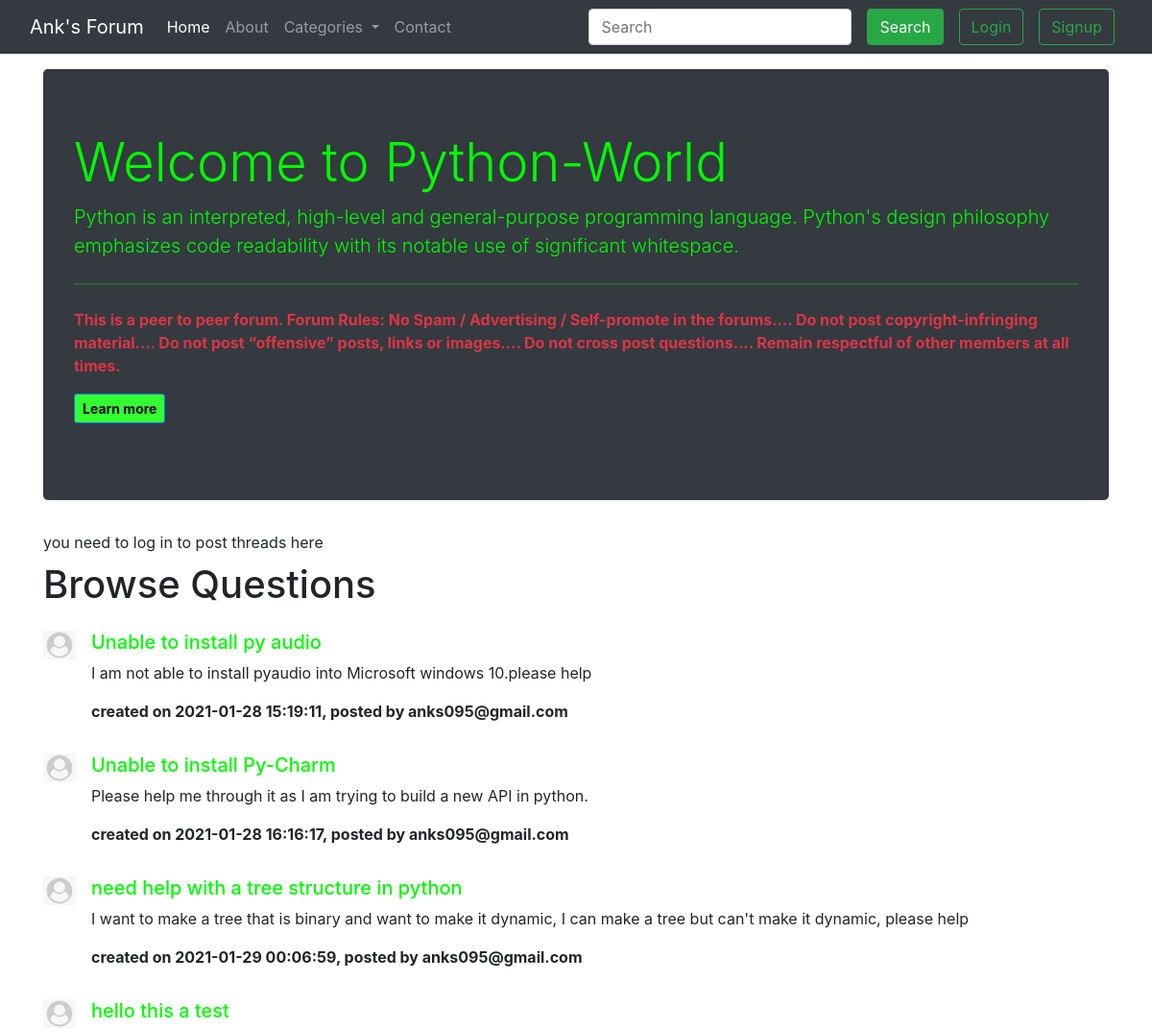
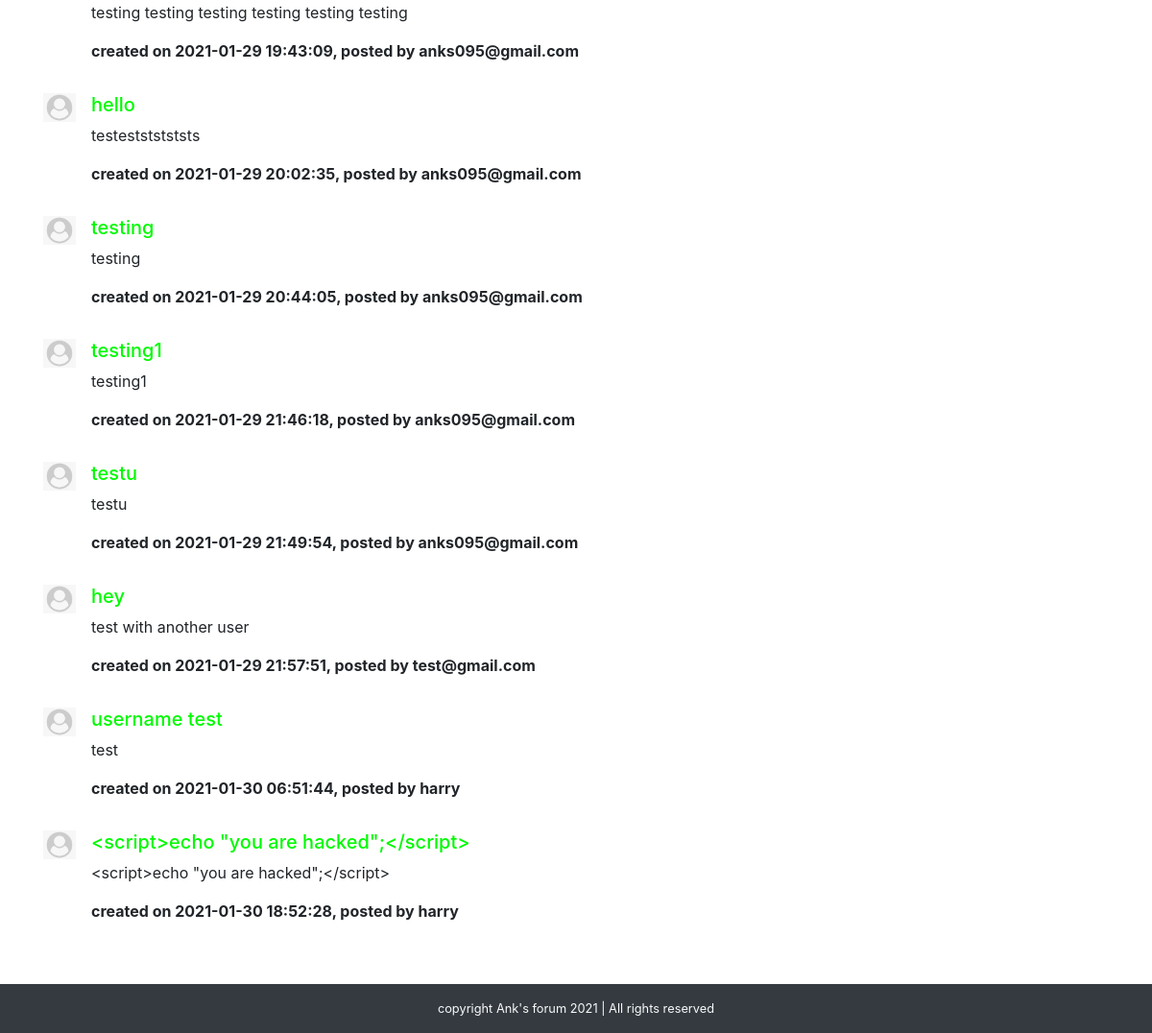
The page /threadList.php?catid=1 on the database its author committed (2 pictures, top to bottom).
### tables this page shows
CREATE TABLE `categories` (
  `category_id` int(8) NOT NULL,
  `category_name` varchar(500) NOT NULL,
  `category_description` varchar(500) NOT NULL,
  `created` datetime NOT NULL DEFAULT current_timestamp()
);

CREATE TABLE `threads` (
  `thread_id` int(7) NOT NULL,
  `thread_title` varchar(255) NOT NULL,
  `thread_description` text NOT NULL,
  `thread_cat_id` int(7) NOT NULL,
  `thread_user_id` int(7) NOT NULL,
  `timestamp` datetime NOT NULL DEFAULT current_timestamp()
);

CREATE TABLE `users` (
  `sno` int(8) NOT NULL,
  `user_email` varchar(30) NOT NULL,
  `user_password` varchar(255) NOT NULL,
  `timestamp` datetime NOT NULL DEFAULT current_timestamp()
);

### threadList.php (the view, shortened to what this page needs)
<!doctype html>
<html lang="en">
<head>
    <link href="https://cdn.jsdelivr.net/npm/bootstrap@5.0.0-beta1/dist/css/bootstrap.min.css" rel="stylesheet">
    <link rel="stylesheet" href="https://cdn.jsdelivr.net/npm/bootstrap@4.6.0/dist/css/bootstrap.min.css">
    <link rel="stylesheet" href="style.css">
</head>
<body>
    <?php include 'partial/_header.php'; ?>
    <?php
    $id = $_GET['catid'];
    $sql = "SELECT * FROM `categories` WHERE category_id=$id";
    $result = mysqli_query($conn, $sql);
    while ($row = mysqli_fetch_assoc($result)) {
        $categoryname = $row['category_name'];
        $categorydesc = $row['category_description'];
        $buttonstyleid = $row['category_id'];
    }
    ?>
    <div class="container my-3">
        <div class="jumbotron bg-dark font-weight-bold" id="<?php echo "cat".$id; ?>">
            <h1 class="display-4">Welcome to <?php echo $categoryname; ?>-World</h1>
            <p class="lead"><?php echo $categorydesc; ?></p>
            <hr class="my-4">
            <p class="text-danger">This is a peer to peer forum.
                Forum Rules:
                No Spam / Advertising / Self-promote in the forums....
                Do not post copyright-infringing material....
                Do not post “offensive” posts, links or images....
                Do not cross post questions....
                Remain respectful of other members at all times.</p>
            <p class="lead">
            <button type="button" class="btn btn-sm btn-primary font-weight-bold" id="button<?php echo $buttonstyleid; ?>">Learn more</button>
            </p>
        </div>
    </div>
    <?php
    $url=$_SERVER['REQUEST_URI'];
    if(isset($_SESSION['loggedin']) && $_SESSION['loggedin']==true){
        echo '<div class="container">
            <div class="accordion" id="accordionExample">
            <div class="accordion-item">
                <h2 class="accordion-header" id="headingOne">
                <button class="accordion-button" type="button" data-bs-toggle="collapse" data-bs-target="#collapseOne" aria-expanded="true" aria-controls="collapseOne">
                <h3>Create a <span class="badge" id="catbg'.$id.'">New Post</span></h3>
                </button>
                </h2>
                <div id="collapseOne" class="accordion-collapse collapse" aria-labelledby="headingOne" data-bs-parent="#accordionExample">
                <div class="accordion-body">
                    <form action= "'.$url.'" method="post">
                        <div class="mb-3">
                        <label for="exampleFormControlInput1" class="form-label">Post Title</label>
                        <input type="text" autocomplete="off" class="form-control" id="title" name="title" placeholder="title-text here" >
                        <label class="form-text text-muted">keep it short above</label>
                        </div>
                        <div class="mb-3">
                        <label for="exampleFormControlTextarea1" class="form-label">Post description</label>
                        <textarea class="form-control" autocomplete="off" id="desc" name="desc" rows="3" placeholder="description here" ></textarea>
                        </div>
                        <button type="submit" class="btn btn-primary">Submit</button>
                    </form>
                </div>
                </div>
            </div>
            </div>
        </div>';}
        else{
            echo '<div class="container">you need to log in to post threads here</div>';
        }
    ?>
    <div class="container mb-5">
        <h1 class="py-2">Browse Questions</h1>
        <?php
        $id = $_GET['catid'];
        $sql = "SELECT * FROM `threads` WHERE thread_cat_id=$id";
        $result = mysqli_query($conn, $sql);
        while ($row = mysqli_fetch_assoc($result)) {
            $thread = $row['thread_title'];
            $threaddesc = $row['thread_description'];
            $time = $row['timestamp'];
            $styleid = $row['thread_cat_id'];
            $tid = $row['thread_id'];
            $user = $row['thread_user_id'];
            $sql2 = "SELECT * FROM `users` WHERE sno=$user";
            $result2= mysqli_query($conn, $sql2);
            $row2 = mysqli_fetch_assoc($result2);
            echo '<div class="media my-3">
                <img src="img/userdefault.png" width="34px" class="mr-3" alt="...">
                <div class="media-body">
                    <h5 class="mt-0"><a id="cat'.$styleid.'" href="thread.php?threadid='.$tid.'">'.$thread.'</a></h5>
                    <p>'.$threaddesc.'</p>
                    <p class="font-weight-bold">created on '. $time .', posted by '.$row2["user_email"].'</p>
                </div>
            </div>';
        }
        ?>
    </div>
    <?php include 'partial/_footer.php'; ?>
</body>
</html>

### style.css (style rules this page uses)
#cat1 { color: rgb(0, 250, 0); }
#button1 { background-color: rgb(51, 255, 51); color: black; }

### rows shown on the page
categories: category_name "Python", category_description "Python is an interpreted, high-level and general-purpose programming language. Python's design philosophy emphasizes code readability with its notable use of significant whitespace."
threads: thread_title "Unable to install py audio", thread_description "I am not able to install pyaudio into Microsoft windows 10.please help", timestamp "2021-01-28 15:19:11", users.user_email "anks095@gmail.com"
threads: thread_title "Unable to install Py-Charm", thread_description "Please help me through it as I am trying to build a new API in python.", timestamp "2021-01-28 16:16:17", users.user_email "anks095@gmail.com"
threads: thread_title "need help with a tree structure in python", thread_description "I want to make a tree that is binary and want to make it dynamic, I can make a tree but can't make it dynamic, please help", timestamp "2021-01-29 00:06:59", users.user_email "anks095@gmail.com"
threads: thread_title "hello this a test", thread_description "testing testing testing testing testing testing", timestamp "2021-01-29 19:43:09", users.user_email "anks095@gmail.com"
threads: thread_title "hello", thread_description "testestststststs", timestamp "2021-01-29 20:02:35", users.user_email "anks095@gmail.com"
threads: thread_title "testing", thread_description "testing", timestamp "2021-01-29 20:44:05", users.user_email "anks095@gmail.com"
threads: thread_title "testing1", thread_description "testing1", timestamp "2021-01-29 21:46:18", users.user_email "anks095@gmail.com"
threads: thread_title "testu", thread_description "testu", timestamp "2021-01-29 21:49:54", users.user_email "anks095@gmail.com"
threads: thread_title "hey", thread_description "test with another user", timestamp "2021-01-29 21:57:51", users.user_email "test@gmail.com"
threads: thread_title "username test", thread_description "test", timestamp "2021-01-30 06:51:44", users.user_email "harry"
threads: thread_title "<script>echo \"you are hacked\";</script>", thread_description "<script>echo \"you are hacked\";</script>", timestamp "2021-01-30 18:52:28", users.user_email "harry"
